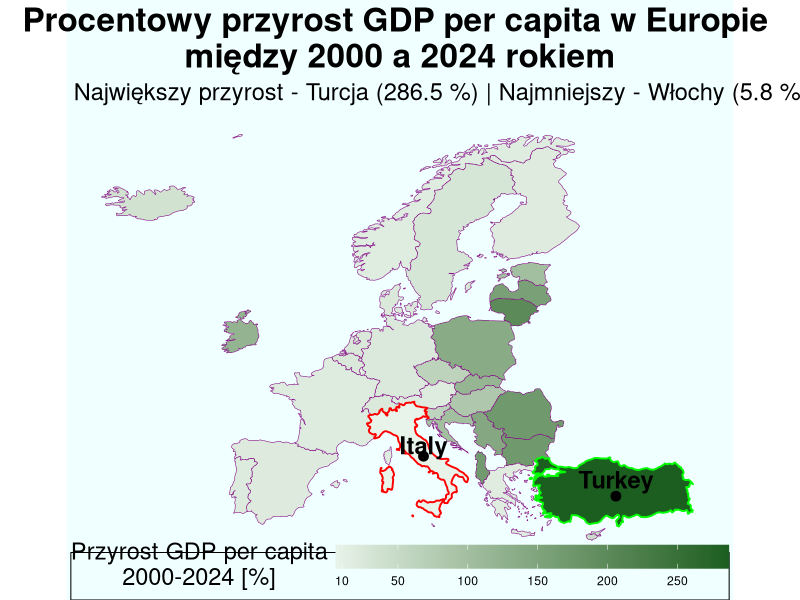
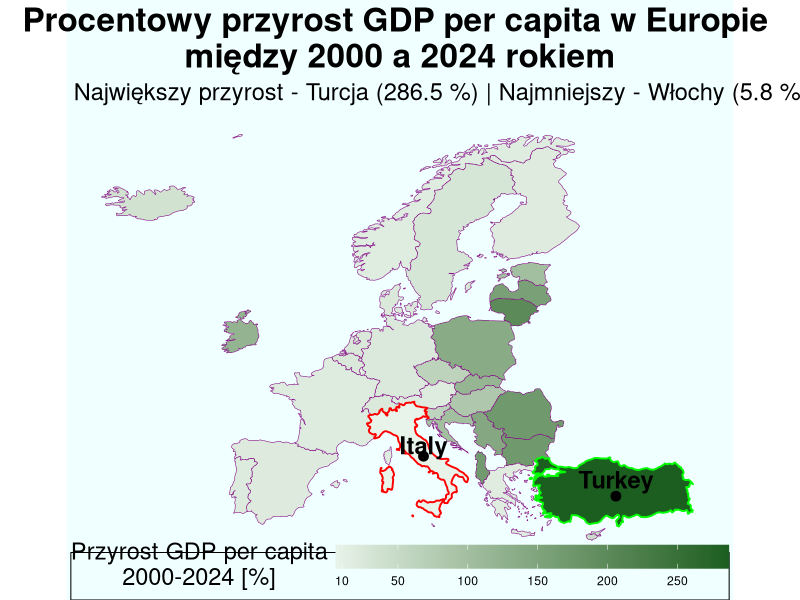

Here is the R script that generated these plots, in order:
df_gdp <- read.csv("gdp.csv")


library(dplyr)
library(maps)
library(ggplot2)
library(tidyverse)


df_gdp <- df_gdp %>% 
  mutate(across(everything(), ~na_if(., ":")))


# Będę chciał wyznaczyć procentowy wzrost gospodarczy (GDP per capita) każdego państwa w Europie w latach 2000 - 2004


convert_to_numeric <- function(x) {
  as.numeric(gsub("[^0-9.-]", "", x))  # Potrzebne bo dane się wczytały jako stringi 
}

df_przyrost <- df_gdp %>%
  mutate(across(-Country, convert_to_numeric)) %>%
  mutate(przyrost = round((X2024 - X2000) / X2000 * 100, 2)) %>%
  filter(!is.na(przyrost)) %>%  # Tu wsm odpada tylko Czarnogóra dla której nie ma statystyk do 2006 r.
  select(Country, przyrost)

max_przyrost <- df_przyrost %>% 
  filter(przyrost == max(przyrost, na.rm = TRUE)) %>%   # Tak na wypadek jakby była >1 taka wartość
  pull(Country)

min_przyrost <- df_przyrost %>% 
  filter(przyrost == min(przyrost, na.rm = TRUE)) %>% 
  pull(Country)


eur_map <- map_data("world") %>% 
  filter(region %in% df_przyrost$Country)   # Tylko te państwa nas interesują 

eur_map_data <- eur_map %>%
  left_join(df_przyrost, by = c("region" = "Country"))


ggplot() +
  geom_polygon(data = eur_map_data, 
               aes(x = long, y = lat, group = group, fill = przyrost),
               color = "#881288", size = 0.2) +
  geom_polygon(data = eur_map_data %>% filter(region %in% max_przyrost),
               aes(x = long, y = lat, group = group),
               fill = NA, color = "green", size = 0.65) +
  geom_point(data = eur_map_data %>% 
               filter(region %in% max_przyrost) %>%
               group_by(region) %>%
               summarize(long = mean(long), lat = mean(lat)),
             aes(x = long+1.5, y = lat-0.5), size = 1, fill = "black",
             shape = 21, stroke = 2) +
  geom_point(data = eur_map_data %>% 
               filter(region %in% min_przyrost) %>%
               group_by(region) %>%
               summarize(long = mean(long), lat = mean(lat)),
             aes(x = long+1.5, y = lat), size = 1, fill = "black",   # Trochę przesunąłem w prawo żeby kropka była na lądzie
             shape = 21, stroke = 2)+
  geom_polygon(data = eur_map_data %>% filter(region %in% min_przyrost),
               aes(x = long, y = lat, group = group),
               fill = NA, color = "red", size = 0.65) +
  geom_text(data = eur_map_data %>% 
              filter(region %in% c(max_przyrost, min_przyrost)) %>%
              group_by(region) %>%
              summarize(long = mean(long), lat = mean(lat)),
            aes(x = long+1.5, y = lat-0.5, label = region),   # Tu napisy przesunięte w prawo żeby odpowiadały kropkom
            size = 6, color = "black", fontface = "bold",
            nudge_y = 1.5) +
  coord_fixed(xlim = c(-25, 46), ylim = c(36, 72), ratio = 1.3)  +
  scale_fill_gradient(
    low = "#E8F3E9", high = "#1B5E20", 
    name = "Przyrost GDP per capita\n2000-2024 [%]",
    breaks = c(10,50,100,150,200, 250)   # Dodałem ręcznie wartości żeby skala była bardziej czytelna 
  ) +
  labs(
    title = "Procentowy przyrost GDP per capita w Europie \nmiędzy 2000 a 2024 rokiem",
    subtitle = " Największy przyrost - Turcja (286.5 %) | Najmniejszy - Włochy (5.8 %)"
  )+
  theme_void() +
  theme(
    plot.title = element_text(hjust = 0.5, size = 24, face = "bold"),
    plot.background = element_rect(fill = "azure", color = NA),
    plot.subtitle = element_text(size = 17),
    panel.background = element_rect(fill = "azure", color = NA),
    legend.position = "bottom",        # To tak dla estetyki
    legend.key.width = unit(2, "cm"),
    legend.background = element_rect(fill = "azure"), 
    legend.title = element_text(size = 17, hjust = 0.5, vjust = 3)
  )

ggsave("mapa_przyrost.png", width = 13, height = 10, dpi = 300)





